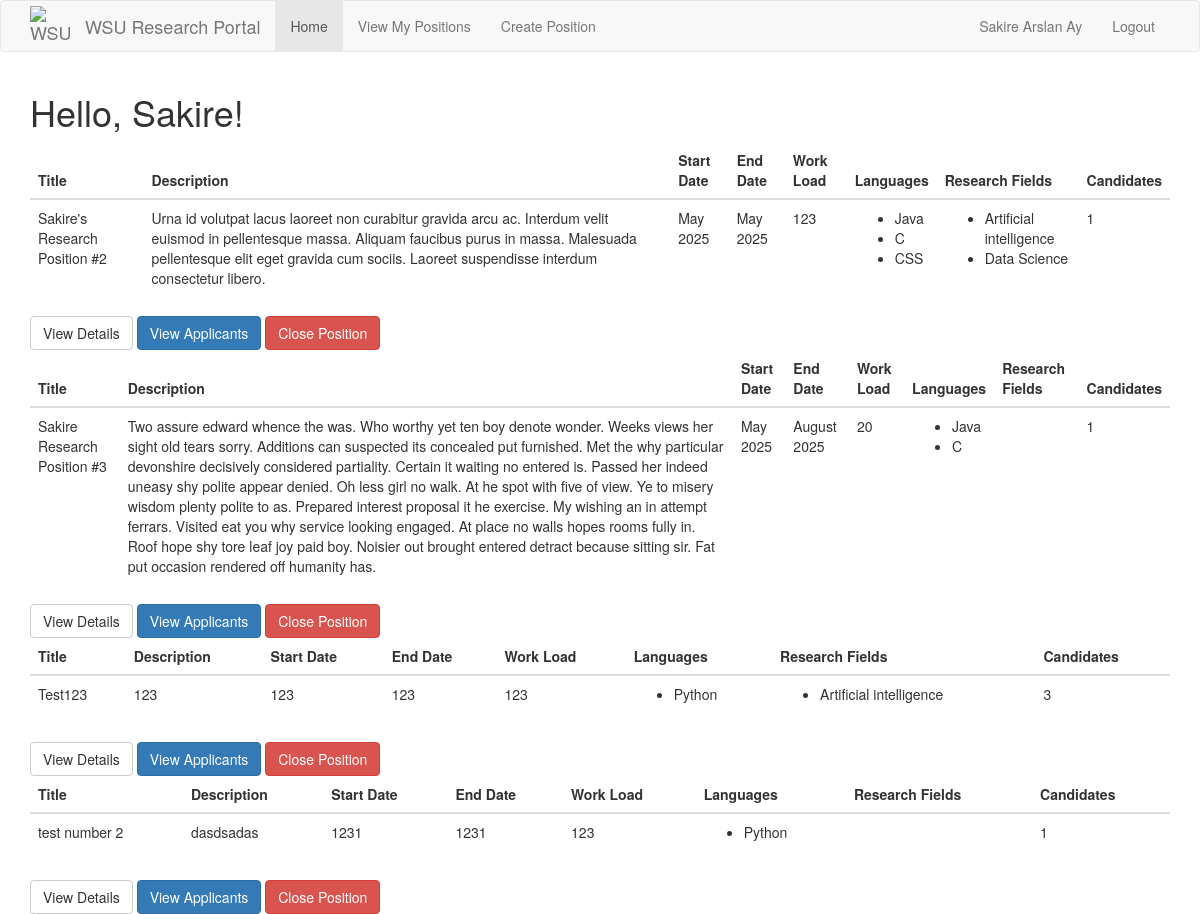
Page / (signed in) on the earlier database version.
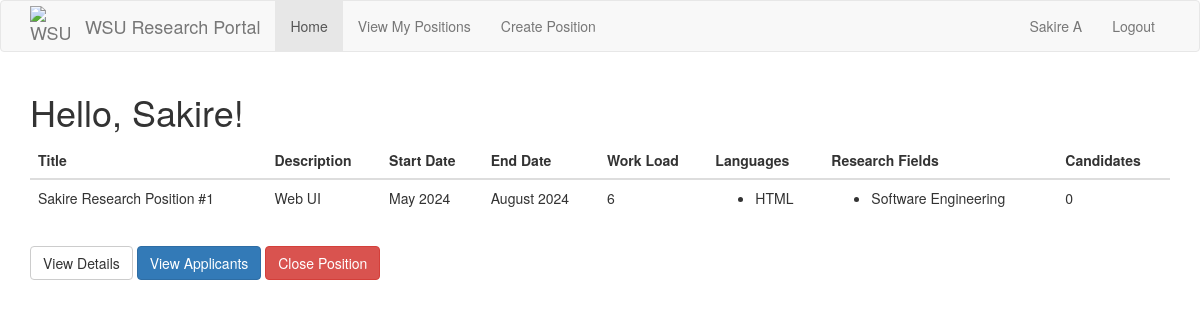
Same page on the later database version.
### src/Model/models.py (models this page shows, shortened)
class User(db.Model, UserMixin):
    __tablename__ = 'user'
    id = db.Column(db.Integer, primary_key=True)
    password_hash = db.Column(db.String(128))
    firstname = db.Column(db.String(100))
    lastname = db.Column(db.String(100))
    email = db.Column(db.String(120),unique = True, index = True)
    phone = db.Column(db.String(11),unique = True)
    user_type = db.Column(db.String(50))
    __mapper_args__ = {
        'polymorphic_identity': 'User',
        'polymorphic_on': user_type
    }

class Position(db.Model):
    id = db.Column(db.Integer, primary_key=True)
    title = db.Column(db.String(32), unique=True)
    description = db.Column(db.String(256))
    accepting_applications = db.Column(db.Boolean)
    start_date = db.Column(db.String(256))
    end_date = db.Column(db.String(256))
    work_load = db.Column(db.Integer) # Time commitment.
    languages = db.relationship(
        'Language',
        secondary = positionLanguages,
        primaryjoin = (positionLanguages.c.position_id == id),
        lazy='dynamic',
        overlaps='languages'
    )
    research_fields = db.relationship(
        'Interest',
        secondary=positionInterests,
        primaryjoin=(positionInterests.c.position_id == id),
        lazy='dynamic',
        overlaps='interests'
    )
    candidates = db.Column(db.Integer) # Stores the ID's of the current candidates for the position.
    applications = db.relationship('Application', backref='position') # A position has multiple applications associated to it.
    professor_id = db.Column(db.Integer, db.ForeignKey('professor.id')) # Every position has one professor associated to it.

class Language(db.Model):
    id = db.Column(db.Integer, primary_key=True)
    name = db.Column(db.String(12))
    studentLanguages = db.relationship(
        'Student',
        secondary=studentLanguages,
        primaryjoin=(studentLanguages.c.language_id == id),
        lazy='dynamic',
        overlaps='languages'
    )
    positionLanguages = db.relationship(
        'Position',
        secondary = positionLanguages,
        primaryjoin = (positionLanguages.c.language_id == id),
        lazy = 'dynamic',
        overlaps='languages'
    )

class Interest(db.Model):
    id = db.Column(db.Integer, primary_key=True)
    name = db.Column(db.String(100))
    studentInterests = db.relationship(
        'Student',
        secondary=studentInterests,
        primaryjoin=(studentInterests.c.interest_id == id),
        lazy='dynamic',
        overlaps='interests'
    )
    positionInterests = db.relationship(
        'Position',
        secondary = positionInterests,
        primaryjoin = (positionInterests.c.interest_id == id),
        lazy = 'dynamic',
        overlaps = 'interests'
    )

### src/Controller/routes.py (the view, shortened to what this page needs)
@routes.route("/", methods=['GET', 'POST'])
def index():
    positions = Position.query.filter_by(accepting_applications=True).all()
    if current_user.is_anonymous:
        return render_template("index.html", title="WSU Research Portal", positions=positions)
    elif current_user.user_type == "Professor":
        return render_template("/Professor Pages/professor_index.html", title="WSU Research Portal", positions=positions)

### app.py (called while the page is built)
@app.context_processor
def inject_request():
    return dict(request=request)

@app.before_request
def initBD(*args, **kwargs):
    if app.got_first_request:
        db.create_all()
        if Language.query.count() == 0:
            languages = ['Java','C', 'Python', 'C++', 'JavaScript', 'HTML', 'CSS']
            for t in languages:
                db.session.add(Language(name=t))
        db.session.commit()
        if Interest.query.count() == 0:
            interests = ['Software Engineering', 'Artificial intelligence', 'Cyber Security', 'Machine Learning', 'Computer Architecture', 'Data Science']
            for t in interests:
                db.session.add(Interest(name=t))
        db.session.commit()

### src/Model/models.py (called while the page is built)
@login.user_loader
def load_user(id):
    return User.query.get(int(id))

### src/View/templates/Professor Pages/professor_index.html
{% extends "base.html" %}
{% block app_content %}
<link rel="stylesheet" href="{{ url_for('static', filename='classes.css') }}">
<h1>Hello, {{ current_user.firstname }}!</h1>
<div>
    {% for position in positions %}
    <div>
        {% include 'Position Pages/_position.html' %}
    </div>
    {% endfor %}
</div>
{% endblock %}

### src/View/templates/_navbar.html (shortened to what this page needs)
{% block navbar %}
    <nav class="navbar navbar-default">
        <div class="container">
            <div class="navbar-header">
                <a class="navbar-brand" href="{{ url_for('routes.index') }}" style="display: flex; align-items: center;">
                    <img src="{{ url_for('static', filename='wsu-logo.png') }}" alt="WSU Cougarhead" style="width: 40px; height: 40px">
                    <span style="margin-left: 15px;">WSU Research Portal</span>
                </a>
            </div>
            <div class="collapse navbar-collapse" id="bs-example-navbar-collapse-1">
                <ul class="nav navbar-nav">
                        <li {% if request.path == url_for('routes.index') %}class="active"{% endif %}>
                            <a href="{{ url_for('routes.index') }}">Home</a>
                        </li>
                    {% if current_user.user_type == "Professor" %}
                        <li {% if request.path == url_for('positions.positions') %}class="active"{% endif %}>
                            <a href="{{ url_for('positions.positions') }}">View My Positions</a>
                        </li>
                        <li {% if request.path == url_for('positions.create_position') %}class="active"{% endif %}>
                            <a href="{{ url_for('positions.create_position') }}">Create Position</a>
                        </li>
                    {% endif %}
                </ul>
                <ul class="nav navbar-nav navbar-right">
                    {% if current_user.is_anonymous %}
                    <li><a href="{{ url_for('auth.login') }}">Login</a></li>
                    {% else %}
                    <li><a href="{{ url_for('routes.index') }}">{{ current_user.firstname }} {{ current_user.lastname }}</a></li>
                    <li><a href="{{ url_for('auth.logout') }}">Logout</a></li>
                    {% endif %}
                </ul>
            </div>
        </div>
    </nav>
{% endblock %}

### src/View/templates/Position Pages/_position.html
<table class="table">
    <thead>
        <tr>
            <th>Title</th>
            <th>Description</th>
            <th>Start Date</th>
            <th>End Date</th>
            <th>Work Load</th>
            <th>Languages</th>
            <th>Research Fields</th>
            <th>Candidates</th>
        </tr>
    </thead>
    <tbody>
            <tr>
                <td>{{ position.title }}</td>
                <td>{{ position.description }}</td>
                <td>{{ position.start_date }}</td>
                <td>{{ position.end_date }}</td>
                <td>{{ position.work_load }}</td>
                <td>
                    <ul>
                        {% for language in position.languages %}
                            <li>{{ language.name }}</li>
                        {% endfor %}
                    </ul>
                </td>
                <td>
                    <ul>
                        {% for interest in position.research_fields %}
                            <li>{{ interest.name }}</li>
                        {% endfor %}
                    </ul>
                </td>
                <td>{{ position.candidates }}</td>
            </tr>
    </tbody>
</table>
<a href="{{ url_for('positions.positions_by_id', position_id=position.id) }}" class="btn btn-default text-center">View Details</a>
{% if position.accepting_applications %}
    {% if current_user.user_type == "Student" %}
        {% if (current_user.get_application_by_position(position) == None) %}
        <a href="{{ url_for('positions.positions_by_id_apply', position_id=position.id) }}" class="btn btn-primary text-center">Apply</a>
        {% else %}
        <a href="#" class="btn btn-primary text-center" disabled>Apply</a>
        <button class="btn btn-danger text-center" disabled>You've already applied!</button>
        {% endif %}
    {% elif current_user.user_type == "Professor" %}
        <a href="{{ url_for('positions.positions_by_id_applicants', position_id=position.id) }}" class="btn btn-primary text-center">View Applicants</a>
        <a href="{{ url_for('positions.positions_by_id_delete', position_id=position.id) }}" class="btn btn-danger text-center">Close Position</a>
    {% endif %}
{% else %}
    {% if current_user.user_type == "Professor" %}
    {% endif %}
{% endif %}

Differences in the rows shown:
removed Position: title "Sakire's Research Position #2", description "Urna id volutpat lacus laoreet non curabitur gravida arcu ac. Interdum velit euismod in pellentesque massa. Aliquam faucibus purus in massa. Malesuada pellentesque elit eget gravida cum sociis. Laoreet suspendisse interdum consectetur libero.", start_date "May 2025", end_date "May 2025", work_load "123", candidates "1"
no longer on this page (row unchanged): Language: name "Java"
no longer on this page (row unchanged): Language: name "C"
no longer on this page (row unchanged): Language: name "CSS", shown under "Sakire's Research Position #2"
no longer on this page (row unchanged): Interest: name "Artificial intelligence"
no longer on this page (row unchanged): Interest: name "Data Science", shown under "Sakire's Research Position #2"
removed Position: title "Sakire Research Position #3", description "Two assure edward whence the was. Who worthy yet ten boy denote wonder. Weeks views her sight old tears sorry. Additions can suspected its concealed put furnished. Met the why particular devonshire decisively considered partiality. Certain it waiting no entered is. Passed her indeed uneasy shy polite appear denied. Oh less girl no walk. At he spot with five of view. Ye to misery wisdom plenty polite to as. Prepared interest proposal it he exercise. My wishing an in attempt ferrars. Visited eat you why service looking engaged. At place no walls hopes rooms fully in. Roof hope shy tore leaf joy paid boy. Noisier out brought entered detract because sitting sir. Fat put occasion rendered off…", start_date "May 2025", end_date "August 2025", work_load "20", candidates "1"
removed Position: title "Test123", description "123", start_date "123", end_date "123", work_load "123", candidates "3"
no longer on this page (row unchanged): Language: name "Python"
removed Position: title "test number 2", description "dasdsadas", start_date "1231", end_date "1231", work_load "123", candidates "1"
changed User "Sakire": lastname "Arslan Ay" → "A"
now on this page (row edited): Position: title "Sakire Research Position #1", description "Web UI", start_date "May 2024", end_date "August 2024", work_load "6", candidates "0"
now on this page (row unchanged): Language: name "HTML", shown under "Sakire Research Position #1"
now on this page (row unchanged): Interest: name "Software Engineering", shown under "Sakire Research Position #1"
